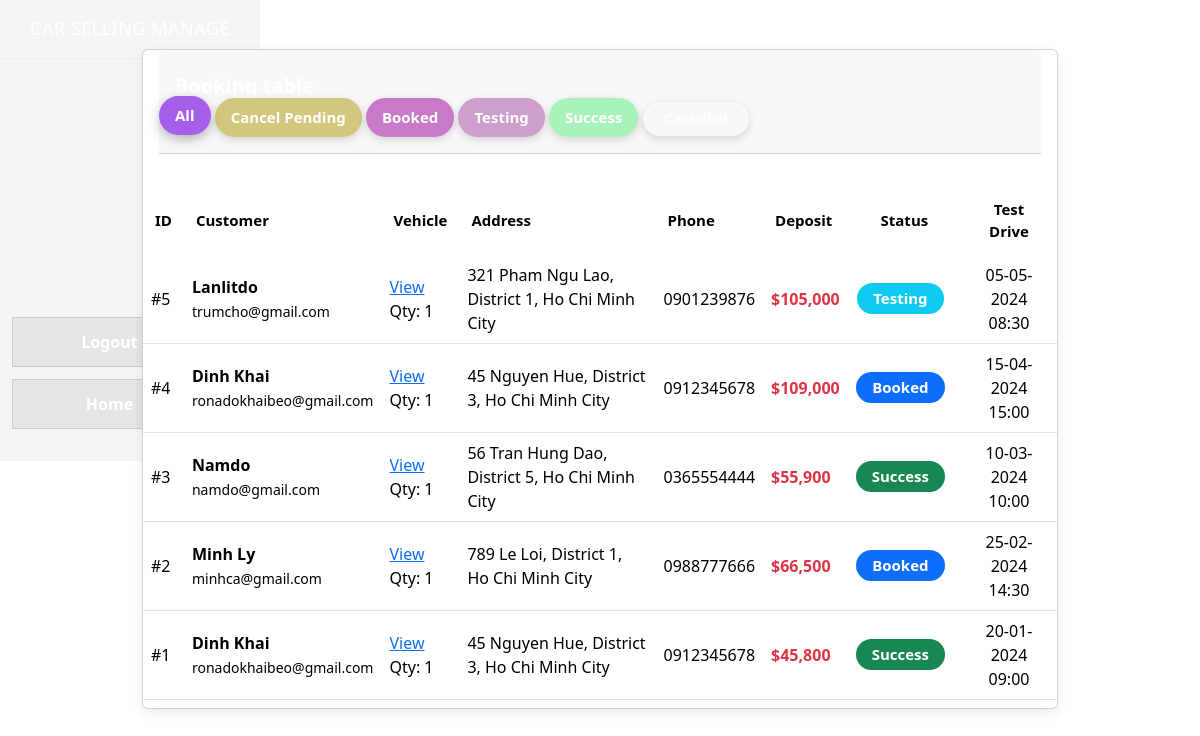
The app's page /admin/order.php with its own data.
### tables this page shows
CREATE TABLE orders (
    order_id INT AUTO_INCREMENT PRIMARY KEY,
    customer_id INT NOT NULL, 
    status INT(11) NOT NULL DEFAULT 2, 
    total_amount DECIMAL(15, 2) NOT NULL DEFAULT 0.00,
    deposit DECIMAL(15, 2) DEFAULT 0.00,
    booking_name VARCHAR(255),
    booking_phone VARCHAR(20),
    booking_address TEXT,
    test_drive_date DATE,
    test_drive_time TIME,
    created_at timestamp NOT NULL DEFAULT current_timestamp(), 
    CONSTRAINT fk_orders_customer FOREIGN KEY (customer_id) REFERENCES customer(customer_id)
);

CREATE TABLE customer (
    customer_id INT AUTO_INCREMENT PRIMARY KEY,
    name VARCHAR(255) NOT NULL,
    age INT, 
    phone_number VARCHAR(20),
    email VARCHAR(255),
    dob DATE, 
    username VARCHAR(100) UNIQUE,
    address varchar(191) DEFAULT NULL, 
    password VARCHAR(255),
    role VARCHAR(20) DEFAULT 'user' 
);

### admin/order.php (the view, shortened to what this page needs)
<?php
include("dbconn.php");
$type = isset($_GET['type']) ? (int)$_GET['type'] : -1;
$sql = "
    SELECT
        o.order_id,
        o.status,
        o.test_drive_date,
        o.test_drive_time,
        o.deposit,
        c.email,
        COALESCE(o.booking_name, c.name) AS display_name,
        COALESCE(o.booking_phone, c.phone_number) AS display_phone,
        COALESCE(o.booking_address, c.address) AS display_address,
        SUM(od.quantity) AS quantity
    FROM orders o
    JOIN customer c ON o.customer_id = c.customer_id
    LEFT JOIN order_detail od ON o.order_id = od.order_id
";
$sql .= " GROUP BY o.order_id ORDER BY o.created_at DESC";
$orders = mysqli_query($link, $sql);
?>
<!DOCTYPE html>
<html lang="en">
<head>
    <link rel="stylesheet" href="bootstrap.min.css">
    <link rel="stylesheet" href="./css/admin_order.css">
</head>
<body>
<div class="layout">
<?php include("header.php"); ?>
<div class="container-fluid">
<div class="row">
<div class="col-12">
<div class="card my-4">
    <div class="card-header p-0 position-relative mt-n4 mx-3 z-index-2">
        <div class="bg-gradient-primary shadow-primary border-radius-lg pt-4 pb-3">
            <h6 class="text-white ps-3">Booking table</h6>
            <a href="order.php" class="filter-btn all <?= $type == -1 ? 'active' : '' ?>">All</a>
            <a href="order.php?type=1" class="filter-btn warning <?= $type == 1 ? 'active' : '' ?>">Cancel Pending</a>
            <a href="order.php?type=2" class="filter-btn primary <?= $type == 2 ? 'active' : '' ?>">Booked</a>
            <a href="order.php?type=3" class="filter-btn info <?= $type == 3 ? 'active' : '' ?>">Testing</a>
            <a href="order.php?type=4" class="filter-btn success <?= $type == 4 ? 'active' : '' ?>">Success</a>
            <a href="order.php?type=5" class="filter-btn danger <?= $type == 5 ? 'active' : '' ?>">Cancelled</a>
        </div>
    </div>
    <div class="card-body px-0 pb-2">
        <div class="table-responsive p-0">
            <table class="table align-items-center mb-0 mt-3">
                <thead>
                <tr>
                    <th>ID</th>
                    <th>Customer</th>
                    <th>Vehicle</th>
                    <th>Address</th>
                    <th>Phone</th>
                    <th>Deposit</th>
                    <th class="text-center">Status</th>
                    <th class="text-center">Test Drive</th>
                </tr>
                </thead>
                <tbody>
                <?php while ($order = mysqli_fetch_assoc($orders)) { ?>
                <tr>
                    <td>#<?= $order['order_id'] ?></td>
                    <td>
                        <b><?= htmlspecialchars($order['display_name']) ?></b><br>
                        <small><?= htmlspecialchars($order['email']) ?></small>
                    </td>
                    <td>
                        <a href="order-detail.php?order_id=<?= $order['order_id'] ?>">View</a><br>
                        Qty: <?= $order['quantity'] ?>
                    </td>
                    <td><?= nl2br(htmlspecialchars($order['display_address'])) ?></td>
                    <td><?= htmlspecialchars($order['display_phone']) ?></td>
                    <td class="text-danger fw-bold">$<?= number_format($order['deposit']) ?></td>
                    <td class="text-center">
                        <?php
                        switch ($order['status']) {
                            case 2:
                                echo '<span class="badge bg-primary">Booked</span>';
                                break;
                            case 3:
                                echo '<span class="badge bg-info">Testing</span>';
                                break;
                            case 4:
                                echo '<span class="badge bg-success">Success</span>';
                                break;
                        }
                        ?>
                    </td>
                    <td class="text-center">
                        <?= $order['test_drive_date']
                            ? date('d-m-Y H:i', strtotime($order['test_drive_date'].' '.$order['test_drive_time']))
                            : '—' ?>
                    </td>
                </tr>
                <?php } ?>
                </tbody>
            </table>
        </div>
    </div>
</div>
</div>
</div>
</div>
</div>
</body>
</html>

### admin/css/admin_order.css (style rules this page uses)
.layout { display: flex; width: 100%; }
.container-fluid { margin-left: 320px; padding: 25px; max-width: calc(100% - 260px); width: 80%; }
.card { border-radius: 12px; overflow: hidden; background: #fdfefe; box-shadow: 0 4px 12px rgba(0,0,0,0.08); margin-bottom: 20px; }
.card-header { padding: 15px 20px; background: #85b4e8; color: #fff; border-top-left-radius: 12px; border-top-right-radius: 12px; display: flex; flex-direction: column; align-items: flex-start; gap: 12px; }
.card-header h6 { margin: 0; font-weight: 700; font-size: 20px; }
.filter-btn { padding: 7px 22px; border-radius: 25px; font-size: 13px; font-weight: 600; cursor: pointer; border: none; color: #fff; text-decoration: none; transition: 0.25s ease; display: inline-block; box-shadow: 0 3px 8px rgba(0,0,0,0.15); }
.filter-btn.active { box-shadow: 0 4px 14px rgba(0,0,0,0.25); transform: translateY(-2px); }
.filter-btn.all { border-radius: 25px; padding: 8px 16px; font-size: 15px; background: #a55feb; }
.filter-btn.primary { border-radius: 25px; padding: 8px 16px; font-size: 15px; background: #c87ac9; }
.filter-btn.info { border-radius: 20px; padding: 8px 16px; font-size: 15px; background: #ce9fcc; }
.filter-btn.success { border-radius: 20px; padding: 8px 16px; font-size: 15px; background: #a9f2ba; }
.filter-btn.warning { border-radius: 20px; padding: 8px 16px; font-size: 15px; background: #d2c87d; }
.filter-btn.active { box-shadow: 0 4px 12px rgba(0,0,0,0.28); transform: translateY(-2px); }
.badge { cursor: pointer; padding: 6px 14px; font-size: 14px; font-weight: 500; border-radius: 12px; text-decoration: none; transition: 0.25s; margin-right: 8px; }
.badge.bg-primary { border-radius: 25px; padding: 8px 16px; font-size: 15px; background: #c87ac9; }
.badge.bg-info { border-radius: 20px; padding: 8px 16px; font-size: 15px; background: #ce9fcc; }
.badge.bg-success { border-radius: 20px; padding: 8px 16px; font-size: 15px; background: #a9f2ba; }
.table { margin-top: 10px; border-radius: 8px; overflow: hidden; width: 100%; margin: 0; border-radius: 0; }
.table thead tr { background: #91beea; color: #ffffff; }
.table thead th { padding: 12px; font-size: 15px; font-weight: 600; border-bottom: none; }
.table td, .table th { vertical-align: middle; padding: 12px; }

### records on screen
orders: order_id "5", display_name "Lanlitdo", customer.email "trumcho@gmail.com", quantity "1", display_address "321 Pham Ngu Lao, District 1, Ho Chi Minh City", display_phone "0901239876", deposit "105,000", status "Testing", test_drive_date+test_drive_time "05-05-2024 08:30"
orders: order_id "4", display_name "Dinh Khai", customer.email "ronadokhaibeo@gmail.com", quantity "1", display_address "45 Nguyen Hue, District 3, Ho Chi Minh City", display_phone "0912345678", deposit "109,000", status "Booked", test_drive_date+test_drive_time "15-04-2024 15:00"
orders: order_id "3", display_name "Namdo", customer.email "namdo@gmail.com", quantity "1", display_address "56 Tran Hung Dao, District 5, Ho Chi Minh City", display_phone "0365554444", deposit "55,900", status "Success", test_drive_date+test_drive_time "10-03-2024 10:00"
orders: order_id "2", display_name "Minh Ly", customer.email "minhca@gmail.com", quantity "1", display_address "789 Le Loi, District 1, Ho Chi Minh City", display_phone "0988777666", deposit "66,500", status "Booked", test_drive_date+test_drive_time "25-02-2024 14:30"
orders: order_id "1", display_name "Dinh Khai", customer.email "ronadokhaibeo@gmail.com", quantity "1", display_address "45 Nguyen Hue, District 3, Ho Chi Minh City", display_phone "0912345678", deposit "45,800", status "Success", test_drive_date+test_drive_time "20-01-2024 09:00"
